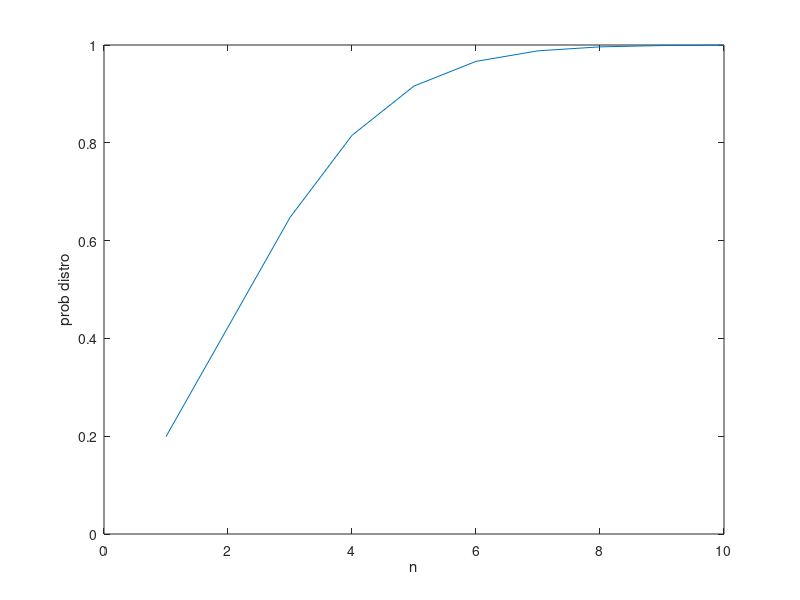

The MATLAB script that drew this image:
% array of 10 natural no's
num=1:10; 
l=3;
cdf=zeros(1,length(num)); %creating a array of zeroes of lenght num
for i=1 : length(num)
    for j= 0 : i %sum  from 1 to that value 
        cdf(i) =cdf(i)+exp(-l)*l^j/factorial(j); %using the poisson ditro foemula 
    end %loop end 
end
% distribution function
plot(num,cdf)%plotting the value 
xlabel('n') 
ylabel('prob distro')